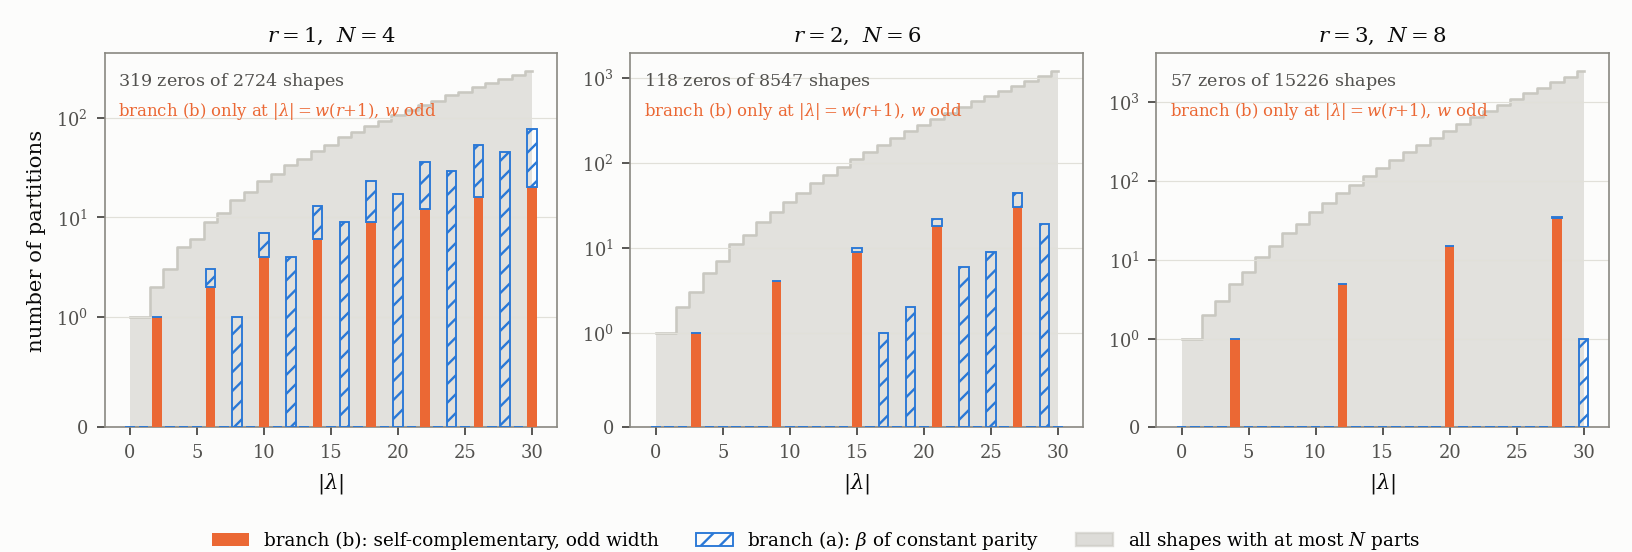

Write Python code to recreate this figure.
"""
Figure: the zero locus of Theorem 8.1, counted, for one, two and three reciprocal pairs.

Authors: Carles Marin, Claude (AI assistant).

A first attempt plotted each vanishing partition at (|lambda|, ell(lambda)). That projection is not
injective -- hundreds of shapes collapse onto a handful of marks -- so it showed presence and hid
multiplicity. Here the vertical axis is the honest one: for each size |lambda| we count how many
partitions with at most N parts are killed, split by the branch of the theorem that kills them.
Branch (a) is the constant-parity beta set, branch (b) is self-complementarity of odd width. The
faint step line is the total number of shapes of that size, on the same axis, so that the rarity of
the locus is visible rather than asserted.

What the figure is for: the zeros are not spread out. They sit at sizes in arithmetic progression,
the two branches occupy different sizes, and the whole locus is a thin set inside a fast-growing
background. Everything is recomputed here from the definitions.

Palette: the two validated categorical hues (blue = branch (a), orange = branch (b)) plus the
neutral for the background count. Hatching doubles the colour so the figure survives greyscale.
"""
import matplotlib
matplotlib.use("Agg")
import matplotlib.pyplot as plt
from matplotlib.ticker import MaxNLocator

SURFACE = "#fcfcfb"; INK = "#0b0b0b"; SECOND = "#52514e"; MUTED = "#898781"; GRID = "#e1e0d9"
BRA = "#2a78d6"      # blue   -- branch (a)
BRB = "#eb6834"      # orange -- branch (b)
NONE = "#c9c8c1"     # neutral -- the background count

plt.rcParams.update({"font.family": "serif", "font.serif": ["DejaVu Serif"],
                     "mathtext.fontset": "dejavuserif", "font.size": 9,
                     "figure.facecolor": SURFACE, "axes.facecolor": SURFACE,
                     "savefig.facecolor": SURFACE})


def partitions(n, maxlen, maxpart=None):
    if maxpart is None:
        maxpart = n
    if n == 0:
        yield ()
        return
    if maxlen == 0:
        return
    for p in range(min(n, maxpart), 0, -1):
        for rest in partitions(n - p, maxlen - 1, p):
            yield (p,) + rest


def classify(lam, N):
    L = list(lam) + [0] * (N - len(lam))
    beta = [L[i] + (N - 1 - i) for i in range(N)]
    if len({b % 2 for b in beta}) == 1:
        return 'a'
    w = L[0] + L[N - 1]
    if w % 2 == 1 and all(L[i] + L[N - 1 - i] == w for i in range(N)):
        return 'b'
    return None


PANELS = [1, 2, 3]
SMAX = {1: 30, 2: 30, 3: 30}

fig, axes = plt.subplots(1, 3, figsize=(9.6, 3.25), sharex=True)
for ax, r in zip(axes, PANELS):
    N = 2 * r + 2
    xs = list(range(0, SMAX[r] + 1))
    ca, cb, tot = [], [], []
    for S in xs:
        a = b = t = 0
        for lam in partitions(S, N):
            t += 1
            k = classify(lam, N)
            if k == 'a':
                a += 1
            elif k == 'b':
                b += 1
        ca.append(a); cb.append(b); tot.append(t)
    ax.step(xs, tot, where='mid', color=NONE, lw=1.1, zorder=1)
    ax.fill_between(xs, tot, step='mid', color=NONE, alpha=0.5, lw=0, zorder=0)
    ax.bar(xs, cb, width=0.72, color=BRB, zorder=3, label="branch (b)")
    ax.bar(xs, ca, width=0.72, bottom=cb, color='none', edgecolor=BRA, hatch='///',
           linewidth=0.8, zorder=4, label="branch (a)")
    ax.set_yscale('symlog', linthresh=1)
    ax.set_title(r"$r=%d$,  $N=%d$" % (r, N), fontsize=9, color=INK, pad=5)
    ax.set_xlabel(r"$|\lambda|$", color=INK)
    if r == 1:
        ax.set_ylabel("number of partitions", color=INK)
    ax.grid(True, axis='y', color=GRID, lw=0.5, zorder=0)
    for sp in ax.spines.values():
        sp.set_color(MUTED); sp.set_linewidth(0.7)
    ax.tick_params(colors=SECOND, labelsize=7.6)
    ax.xaxis.set_major_locator(MaxNLocator(integer=True, nbins=7))
    nz = sum(ca) + sum(cb)
    ax.text(0.03, 0.955, r"$%d$ zeros of $%d$ shapes" % (nz, sum(tot)), transform=ax.transAxes,
            ha='left', va='top', fontsize=7.4, color=SECOND)
    ax.text(0.03, 0.875, r"branch (b) only at $|\lambda|=w(r{+}1)$, $w$ odd", transform=ax.transAxes,
            ha='left', va='top', fontsize=7.0, color=BRB)

h = [plt.Rectangle((0, 0), 1, 1, facecolor=BRB, edgecolor='none',
                   label=r"branch (b): self-complementary, odd width"),
     plt.Rectangle((0, 0), 1, 1, facecolor='none', edgecolor=BRA, hatch='///', linewidth=0.8,
                   label=r"branch (a): $\beta$ of constant parity"),
     plt.Rectangle((0, 0), 1, 1, facecolor=NONE, alpha=0.6, edgecolor=NONE,
                   label=r"all shapes with at most $N$ parts")]
fig.legend(handles=h, loc='lower center', ncol=3, frameon=False, fontsize=7.8,
           bbox_to_anchor=(0.5, -0.03))
fig.tight_layout(rect=(0, 0.055, 1, 1))
fig.savefig("fig_zeros.pdf"); fig.savefig("fig_zeros.png", dpi=170)
print("wrote fig_zeros.pdf / .png")
